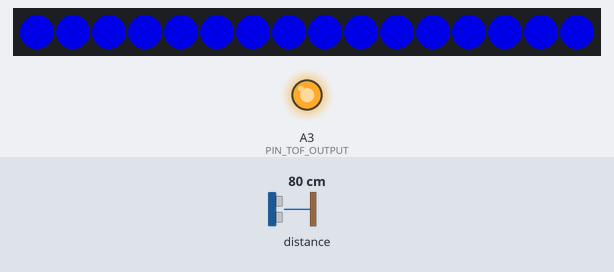
This sketch was run on a simulated Arduino Uno, built with avr-gcc and run on an emulated ATmega328P. Shown: 16 RGB LEDs in strip order, left to right, output pins drawn as LEDs (lit = HIGH). The inputs (shaded band) are chosen by the test bench; at power-on: distance to the obstacle 80 cm. Dim RGB values are drawn brighter than linear.

Above: at 2.8 s.
2.9 s: distance to the obstacle set to 2 cm
At 2.98 s:
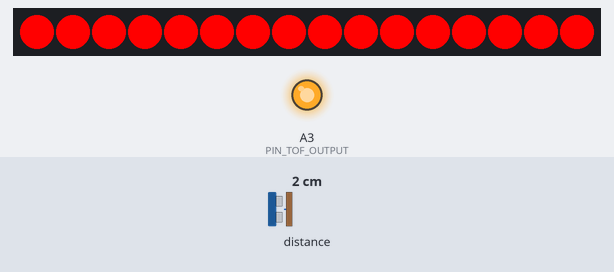
4.8 s: distance to the obstacle set to 18 cm
At 6.1 s:
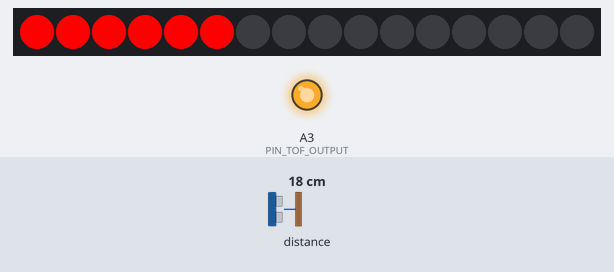
6.4 s: distance to the obstacle set to 35 cm
At 7.3 s:
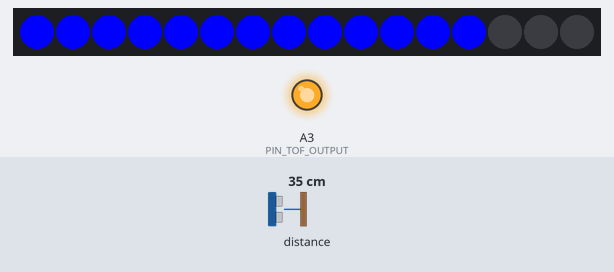
7.9 s: distance to the obstacle set to 250 cm
At 9.1 s:
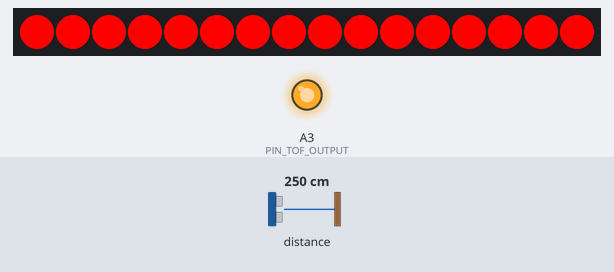
Timing chart, 0 to 10.4 s (numbered marks = the images above; inputs shaded):
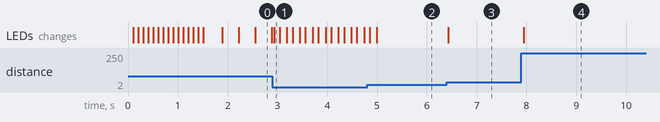

The sketch:

toffik.ino
```cpp
#include <Adafruit_NeoPixel.h>
#include "Adafruit_VL53L0X.h"

Adafruit_VL53L0X lox = Adafruit_VL53L0X();

#define PIN_UART_TX 0
#define PIN_UART_RX 1
#define PIN_LEDS_SIG 6 //6

#define PIN_SDA A4 //A0
#define PIN_SCL A5 //A1
#define PIN_TOF_OUTPUT A3 // pin 22 out1

#define NUM_LEDS 16
#define SETTINGS_CHECK_TIME_MS 1000
#define SETTINGS_PULSE_TIME_MS 1500

Adafruit_NeoPixel pixels(NUM_LEDS, PIN_LEDS_SIG, NEO_GRB + NEO_KHZ800);

void setup() {
  Serial.begin(115200);

  pinMode(PIN_TOF_OUTPUT,OUTPUT);
  digitalWrite(PIN_TOF_OUTPUT, HIGH);

  pixels.begin();
  pixels.clear();

  for(int i=0; i<NUM_LEDS; i++)
  {
    pixels.setPixelColor(i, 255, 255, 255); // Dioda "i" oraz skladowe R=255 G=0 B=0
    pixels.show(); // Wysylamy dane do lancucha
    delay(100); // Opoznienie 500ms przed zaswieceniem kolejnej diody
  }

  while (!lox.begin()) { // TOF not detected

    //Serial.println("Failed to detect and initialize sensor!");

    for(int i=0; i<NUM_LEDS; i++)
    {
      pixels.setPixelColor(i, 255, 0, 0); // Dioda "i" oraz skladowe R=255 G=0 B=0
      pixels.show(); // Wysylamy dane do lancucha
    }delay (200);

    for(int i=0; i<NUM_LEDS; i++)
    {
      pixels.setPixelColor(i, 0, 0, 0); // Dioda "i" oraz skladowe R=255 G=0 B=0
      pixels.show(); // Wysylamy dane do lancucha
    }delay (200);
  }
}

void loop() {

  // TOF init
  VL53L0X_RangingMeasurementData_t measure;
  lox.rangingTest(&measure, false);

  // TOF Measurement
  int range = measure.RangeMilliMeter;

  if (measure.RangeStatus != 4) { //TOF didn't fail
    if(300 < range && range <= 400){

      for(int i=0; i<(int)((NUM_LEDS*(range)-100)/400); i++) {
          pixels.setPixelColor(i, pixels.Color(0, 0, 255));
          pixels.show();
      }
      for(int i=(int)(int)((NUM_LEDS*(range)-100)/400); i<NUM_LEDS; i++) {
          pixels.setPixelColor(i, pixels.Color(0, 0, 0));
          pixels.show();
      }

    }else if(200 < range && range <= 300){

      for(int i=0; i<(int)((NUM_LEDS*(range)-100)/400); i++) {
          pixels.setPixelColor(i, pixels.Color(0, 255, 0));
          pixels.show();
      }
      for(int i=(int)((NUM_LEDS*(range)-100)/400); i<NUM_LEDS; i++) {
          pixels.setPixelColor(i, pixels.Color(0, 0, 0));
          pixels.show();
      }

    }else if(100 < range && range <= 200){

      for(int i=0; i<(int)((NUM_LEDS*(range)-100)/400); i++) {
          pixels.setPixelColor(i, pixels.Color(255, 0, 0));
          pixels.show();
      }
      for(int i=(int)((NUM_LEDS*(range)-100)/400); i<NUM_LEDS; i++) {
          pixels.setPixelColor(i, pixels.Color(0, 0, 0));
          pixels.show();
      }

    }else if(range <= 100){

      for(int i=0; i<NUM_LEDS; i++) {
          pixels.setPixelColor(i, pixels.Color(255, 0, 0));
          pixels.show();
       }delay(100);
      for(int i=0; i<NUM_LEDS; i++) {
          pixels.setPixelColor(i, pixels.Color(0, 0, 0));
          pixels.show();
       }delay(100);

    }else{                                       //Hand not detected
      long z = (long) (millis()/SETTINGS_PULSE_TIME_MS);

      if(z%2){
        for(int i=0; i<NUM_LEDS; i++) {
          pixels.setPixelColor(i, pixels.Color(0, 0, (millis()%SETTINGS_PULSE_TIME_MS)*255/SETTINGS_PULSE_TIME_MS));
          pixels.show();
        }
      }else{
        for(int i=0; i<NUM_LEDS; i++) {
          pixels.setPixelColor(i, pixels.Color(0, 0, (255-((millis()%SETTINGS_PULSE_TIME_MS)*255)/SETTINGS_PULSE_TIME_MS)));
          pixels.show();
        }
      }
    }
  }
  else{                          //Range measurment failed
    for(int i=0; i<NUM_LEDS; i++) {
      pixels.setPixelColor(i, pixels.Color(255, 0, 0));
      pixels.show();
    }
  }
}
```

Measured:
- after the input at 2.9 s, the LEDs: change at once (image 1)
- after the input at 6.4 s, the LEDs: change at once (image 3)
- after the input at 7.9 s, the LEDs: change at once (image 4)
